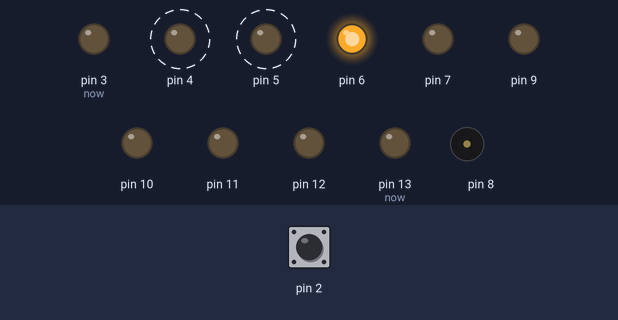
The sketch below on a simulated Arduino Uno, built with avr-gcc and run on an emulated ATmega328P. Parts: output pins drawn as LEDs (lit = HIGH), buzzer (waves = sounding). Dashed ring = blinking. The test bench sets the inputs (shaded band); at power-on: pin 2 HIGH. Pins used as bus, display or sensor lines are not drawn.

Above: at 1.45 s.
1.5 s: pin 2 pulled LOW for 0.15 s
At 1.85 s:
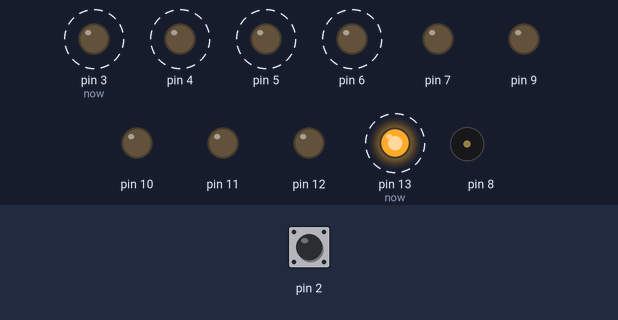
4.5 s: pin 2 pulled LOW for 1 s
At 4.65 s:
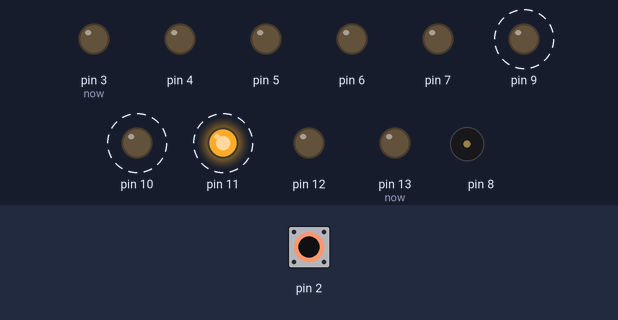
7.5 s: pin 2 pulled LOW for 3.2 s
At 8.25 s:
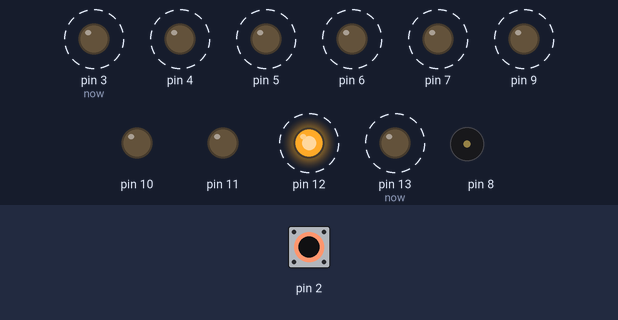
Timing chart, 0 to 18.2 s (numbered marks = the images above; inputs shaded):
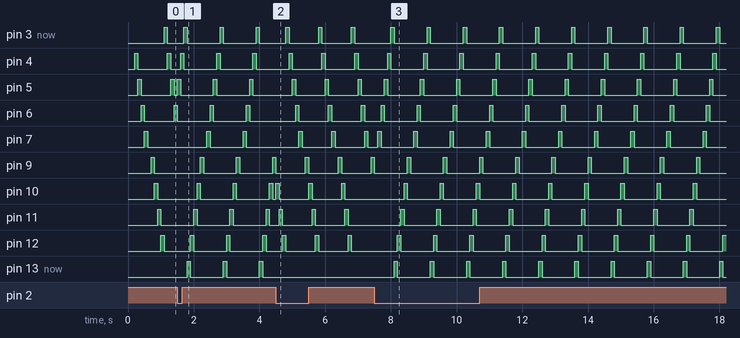

Measured:
- after the input at 1.5 s, pin 13 (now): alternates HIGH for 0.10 s and LOW for 1.0 s, starting after 0.30 s
- after the input at 4.5 s, pin 13 (now): stops changing and stays LOW
- after the input at 7.5 s, pin 13 (now): alternates HIGH for 0.10 s and LOW for 1.0 s, starting after 0.60 s
- by itself, pin 3 (now), pin 4–7, pin 9–12: alternates HIGH for 0.10 s and LOW for 1.0 s

The sketch:

week06-2-arduino-button-change-mode-LED-flow.ino
```cpp
//week06-2-arduino-button-change-mode-LED-flow
int mode = 0; //0:從小變到大 1:從大變到小
void setup() {
  pinMode(2, INPUT_PULLUP);
  for (int i=3; i<=13; i++) {
    pinMode(i, OUTPUT);
  }
  tone(8, 523, 100); delay(100); //do 發個聲音 提醒你程式有在動
  tone(8, 784, 100); delay(100); //mi
}
int prev = HIGH, now = 3; //prev 是按鈕(前一瞬間)的狀態, now現在要發亮的LED
void loop() {
  if( prev == HIGH && digitalRead(2) == LOW) { //按下去的瞬間
    if(mode==0) mode = 1; // 從0變1
    else mode = 0; // 從1變0
    prev = LOW; //你可以把前面 tone() 的 do mi 放這裡
  } else if ( prev == LOW && digitalRead(2) == HIGH ){ //放開的瞬間
    prev = HIGH; //你可以把前面 tone() 的 mi do 放這裡
  }
  if (mode==0) { //0:從小變到大
    now++;
    if (now==13) now = 3; // 超過範圍 又變回3
    digitalWrite(now, HIGH); //亮
    delay(100); //等一下
    digitalWrite(now, LOW); //暗
  } else{
    now--;
    if (now<3) now = 13; // 超過範圍 又變回3
    digitalWrite(now, HIGH); //亮
    delay(100); //等一下
    digitalWrite(now, LOW); //暗
  }
}
```
